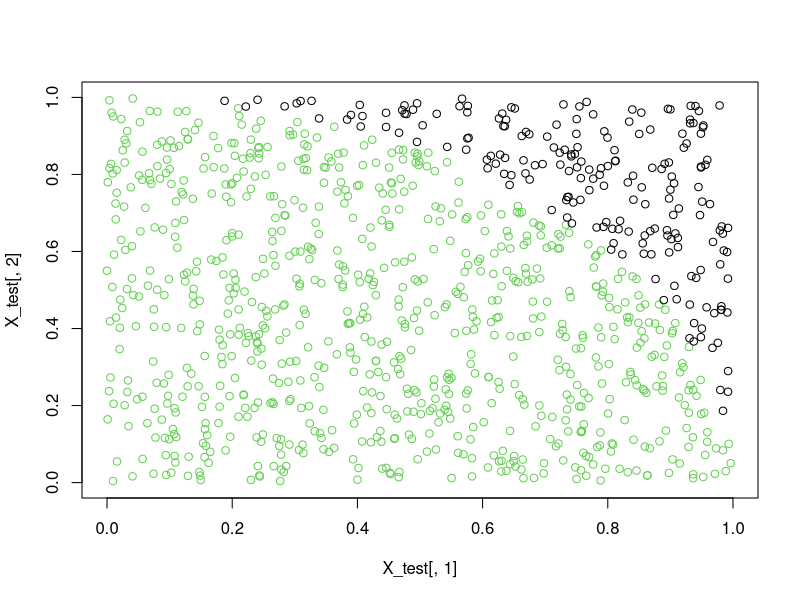
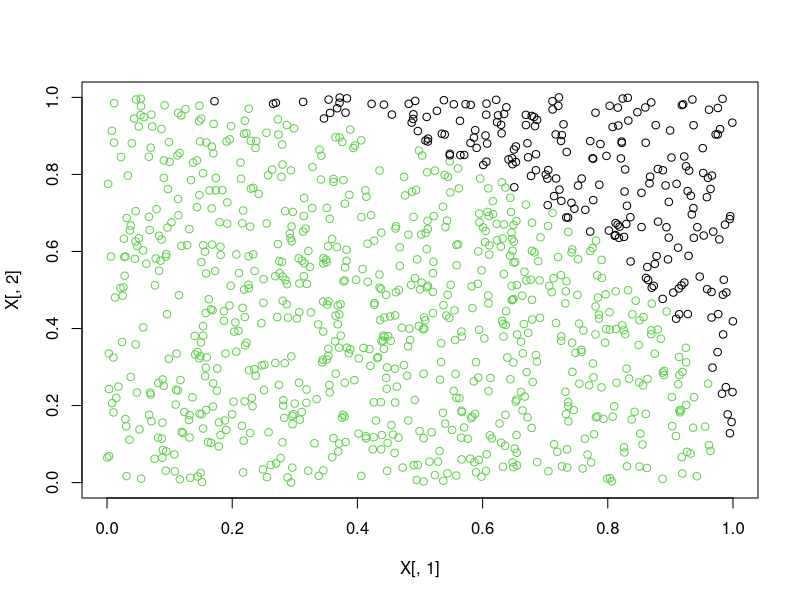
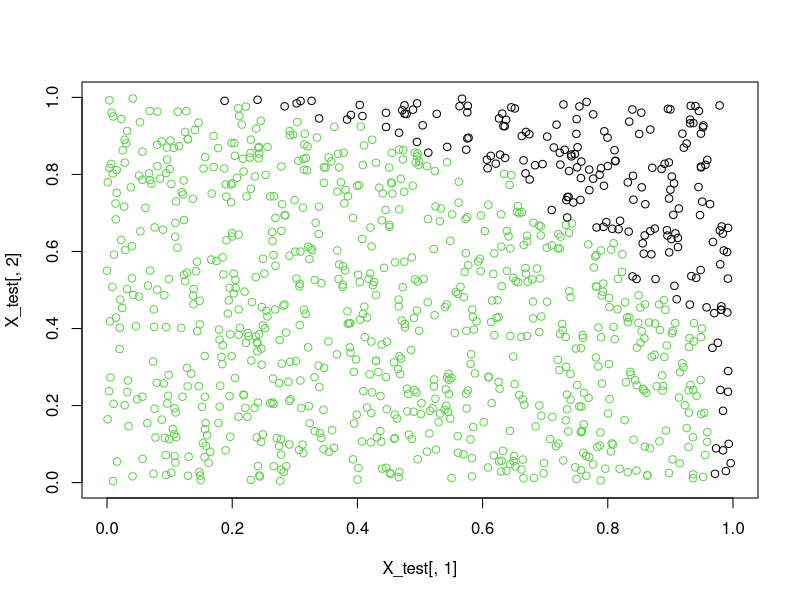

R code for these plots, in order: (Note: a time limit stopped this script after it produced the figures.)
################# one layer Classification Trees ###################
myClfTree <- function(X, Y, w, num_region=5){
  n = dim(X)[1]
  p = dim(X)[2]
  Y = as.matrix(Y)
  w = as.matrix(w)
  Y_tilde = w * Y
  
  H = matrix(mat.or.vec(n,1),n)
  H[,1] = 1
  alpha_0 = sum(Y_tilde[,1] * H[,1])/sum(H[,1] * H[,1]) 
  rss_0  = sum((Y_tilde[,1]-alpha_0*H[,1])^2)
  
  # find out the best split
  rss = matrix(rep(rss_0,n*p),n,p) 
  for (j in 1:p){
    for (i in 1:n){
      X_less = matrix(X[X[,j] <= X[i,j],],ncol=p)
      X_more = matrix(X[X[,j] > X[i,j],],ncol=p)
      n_less = dim(X_less)[1]
      n_more = dim(X_more)[1]
      
      if(n_less >= num_region & n_more >= num_region){
        H = matrix(mat.or.vec(n,1),n)
        H[X[,j]<=X[i,j],1] = 1
        H[X[,j]>X[i,j],1] = -1
        
        alpha = sum(Y_tilde[,1] * H[,1])/sum(H[,1] * H[,1]) 
        # find optimal alpha to minimize L2 loss
        rss[i,j]  = sum((Y_tilde[,1]-alpha*H[,1])^2)
        
        if( rss[i,j] >= rss_0 ){
          rss[i,j] = rss_0
        }
      }
      
    }
  }
  
  index = arrayInd(which.min(rss), dim(rss))
  i_split = index[1,1]
  j_split = index[1,2]
  
  # decide if we want to split
  if( rss[i_split,j_split] == rss_0){
    return(list(split = FALSE))# no splitting
  }else{
    #split it into two branches
    return(list(split_var = j_split, threshold = X[i_split,j_split], split = TRUE))
  }
}

predClfTree <- function(x, tree){
  #input x should be a 1*p vector
  #print(tree)
  if(tree$split == TRUE){
    j_split = tree$split_var 
    thres = tree$threshold
    
    if(x[j_split] <= thres){
      return(1)
    }else{
      return(-1)
    }
    
  }else{
    return(1)
  }
}


################ Gradient Boosting with Logistic Loss #################

GetWeight_GB <- function(Y,f_hat){
  w = 1/(1+exp(Y * f_hat))
  return(w)
}

GetVote_GB <- function( Y, f_hat, h, learning_rate = 0.001, num_iters = 1000){
  # f_hat: decision of current committee
  # h : decision of the new member
  beta = 1 # initial value
  for (it in 1:num_iters){
    grad = sum( (-Y*h) / (1+exp(Y*(f_hat+beta*h))) )
    beta = beta - learning_rate*grad
    #print(abs(grad))
    if( abs(grad) < 0.0001 ){
      break
    } 
  }
  return(beta)
}

predGraBoost <- function(X,committee){
  
  num_trees = length(committee)
  
  n = dim(X)[1]
  Y_pred = as.matrix(mat.or.vec(n,num_trees))
  votes = as.matrix(mat.or.vec(num_trees,1))
  
  for (j in 1:num_trees){

    for (i in 1:n){
      Y_pred[i,j] = predClfTree(X[i,], committee[[j]]$ClfTree)
    }
    votes[j,1] = committee[[j]]$Beta
  }
  y_pred = Y_pred %*% votes # need to put a sign function later on
  return(y_pred)
}


GraBoost <- function(X,Y, num_trees){
  
  n = dim(X)[1]
  p = dim(X)[2]
  committee = list()
  
  # initialize the first member
  h = matrix(rep(1,n),n)
  f_hat = matrix(rep(0,n),n)
  gamma = GetVote_GB(Y, f_hat,h)
  committee = c(committee, list(list(ClfTree=list(split = FALSE),Beta = gamma)))
  
  #print(length(committee))
  for (it in 2:num_trees){
    

    f_hat = predGraBoost(X,committee)

    w = GetWeight_GB(Y, f_hat)

    clftree = myClfTree(X, Y, w) 
    
    h = matrix(rep(0,n),n)
    for (i in 1:n){
      h[i,1] = predClfTree(X[i,], clftree)
    }

    beta =GetVote_GB( Y, f_hat,h)
    
    # What's the difference:
    # beta = GetVote_GB( Y, f_fat,h)
    # beta =GetVote_GB( Y, f_hat,h)

    committee = c(committee, list(list(ClfTree = clftree, Beta = beta)))
    
  }
  return(committee)
}

################ Adaboost #################
GetWeight_AdB <- function(Y,f_hat){
  w = exp(-Y * f_hat)
  D = w/sum(w)
  return(D)
}

GetVote_AdB <- function( Y, h, D){
  # h : decision of the new member
  a = sum(D[Y[,1]==h[,1],1])
  b = sum(D[Y[,1]!=h[,1],1])
  beta = 0.5*log(a/b)
  return(beta)
}

predAdaBoost <- function(X,committee){
  
  num_trees = length(committee)
  n = dim(X)[1]
  Y_pred = as.matrix(mat.or.vec(n,num_trees))
  votes = as.matrix(mat.or.vec(num_trees,1))
  
  for (j in 1:num_trees){
    for (i in 1:n){
      Y_pred[i,j] = predClfTree(X[i,], committee[[j]]$ClfTree)
    }
    #print(committee[[j]]$Beta)
    votes[j,1] = committee[[j]]$Beta
  }
  y_pred = Y_pred %*% votes # need to put a sign function later on
  return(y_pred)
}

AdaBoost <- function(X,Y, num_trees){
  
  n = dim(X)[1]
  p = dim(X)[2]
  committee = list()
  
  # initialize the first member
  f_hat = matrix(rep(0,n),n)
  D = GetWeight_AdB(Y, f_hat)
  clftree = myClfTree(X, Y, D)
  h = matrix(rep(0,n),n)
  for (i in 1:n){
    h[i,1] = predClfTree(X[i,], clftree)
  }
  
  gamma = GetVote_AdB(Y, h, D)
  committee = c(committee, list(list(ClfTree=clftree, Beta = gamma)))
  
  # start adding new members
  for (it in 2:num_trees){
    f_hat = predAdaBoost(X,committee)
    D = GetWeight_AdB(Y, f_hat)
    
    clftree = myClfTree(X, Y, D) 

    h = matrix(rep(0,n),n)
    for (i in 1:n){
      h[i,1] = predClfTree(X[i,], clftree)
    }
    
    beta =GetVote_AdB( Y, h, D)
    committee = c(committee, list(list(ClfTree = clftree, Beta = beta)))
  }
  return(committee)
}



####################### classification example ###########################
# training data
set.seed(200)
n = 1000
X = matrix(runif(2*n), nrow = n)
Y_clf = ((X[,1]^2 + X[,2]^2) <= 1)*2-1
Y_clf = as.matrix(Y_clf)

# testing data
set.seed(150)
n_test = 1000
X_test = matrix(runif(2*n_test), nrow = n_test)
Y_clf_test = ((X_test[,1]^2 + X_test[,2]^2) <= 1)*2-1
Y_clf_test = as.matrix(Y_clf_test)

# visualize testing data
plot(X_test[,1],X_test[,2],col=Y_clf_test+2,xlim = c(0,1), ylim = c(0,1))

############ fit the gradient boosting trees with logistic loss ##########
graboost_classifier = GraBoost(X,Y_clf, 100) # use 100 trees
# traing data
Y_pred = sign(predGraBoost(X,graboost_classifier))
plot(X[,1],X[,2],col=Y_pred+2,xlim = c(0,1), ylim = c(0,1))
accuracy_gb_train = sum(Y_pred==Y_clf)/length(Y_clf) # 0.998
# testing data
Y_pred_test = sign(predGraBoost(X_test,graboost_classifier))
plot(X_test[,1],X_test[,2],col=Y_pred_test+2,xlim = c(0,1), ylim = c(0,1))
accuracy_gb_test = sum(Y_pred_test==Y_clf_test)/length(Y_clf_test) # 0.976

########################## fit the adaboost ##############################
adaboost_classifier = AdaBoost(X,Y_clf, 100) # use 100 trees
# traing data
Y_pred_ada = sign(predAdaBoost(X,adaboost_classifier))
plot(X[,1],X[,2],col=Y_pred_ada+2,xlim = c(0,1), ylim = c(0,1))
accuracy_adb_train = sum(Y_pred_ada==Y_clf)/length(Y_clf) # 1
# testing data
Y_pred_ada_test = sign(predAdaBoost(X_test,adaboost_classifier))
plot(X_test[,1],X_test[,2],col=Y_pred_ada_test+2,xlim = c(0,1), ylim = c(0,1))
accuracy_ada_test = sum(Y_pred_ada_test==Y_clf_test)/length(Y_clf_test) #0.976
